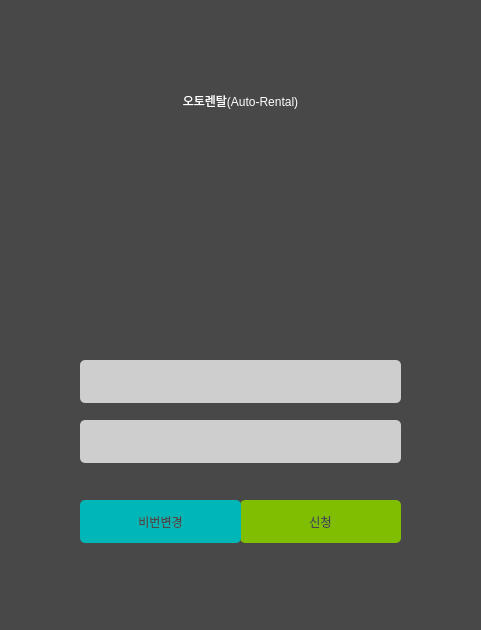
<?xml version="1.0" encoding="UTF-8"?>
<ui version="4.0">
 <class>MainWindow</class>
 <widget class="QMainWindow" name="MainWindow">
  <property name="geometry">
   <rect>
    <x>0</x>
    <y>0</y>
    <width>481</width>
    <height>630</height>
   </rect>
  </property>
  <property name="windowTitle">
   <string>MainWindow</string>
  </property>
  <property name="windowIcon">
   <iconset>
    <normaloff>icon.png</normaloff>icon.png</iconset>
  </property>
  <property name="styleSheet">
   <string notr="true">background-color: rgb(72, 72, 72);
color: rgb(255, 255, 255);</string>
  </property>
  <widget class="QWidget" name="centralWidget">
   <widget class="QLabel" name="Title">
    <property name="geometry">
     <rect>
      <x>80</x>
      <y>80</y>
      <width>321</width>
      <height>41</height>
     </rect>
    </property>
    <property name="styleSheet">
     <string notr="true">font: 22pt &quot;야놀자 야체 B&quot;;
color: rgb(255, 255, 255);</string>
    </property>
    <property name="text">
     <string>오토렌탈(Auto-Rental)</string>
    </property>
    <property name="alignment">
     <set>Qt::AlignCenter</set>
    </property>
   </widget>
   <widget class="QLabel" name="Lpic">
    <property name="geometry">
     <rect>
      <x>180</x>
      <y>190</y>
      <width>100</width>
      <height>100</height>
     </rect>
    </property>
    <property name="text">
     <string/>
    </property>
   </widget>
   <widget class="QLineEdit" name="inID">
    <property name="geometry">
     <rect>
      <x>80</x>
      <y>360</y>
      <width>321</width>
      <height>43</height>
     </rect>
    </property>
    <property name="styleSheet">
     <string notr="true">background-color: rgb(206, 206, 206);
font: 13pt &quot;08서울남산체 B&quot;;
border-radius:5px;
color: rgb(0, 0, 0);</string>
    </property>
    <property name="text">
     <string/>
    </property>
   </widget>
   <widget class="QLineEdit" name="inPW">
    <property name="geometry">
     <rect>
      <x>80</x>
      <y>420</y>
      <width>321</width>
      <height>43</height>
     </rect>
    </property>
    <property name="styleSheet">
     <string notr="true">background-color: rgb(206, 206, 206);
font: 13pt &quot;08서울남산체 B&quot;;
border-radius:5px;
color: rgb(0, 0, 0);</string>
    </property>
    <property name="echoMode">
     <enum>QLineEdit::Password</enum>
    </property>
    <property name="alignment">
     <set>Qt::AlignLeading|Qt::AlignLeft|Qt::AlignVCenter</set>
    </property>
   </widget>
   <widget class="QPushButton" name="PBapply">
    <property name="geometry">
     <rect>
      <x>240</x>
      <y>500</y>
      <width>161</width>
      <height>43</height>
     </rect>
    </property>
    <property name="styleSheet">
     <string notr="true">background-color: rgb(127, 190, 0);
font: 13pt &quot;08서울남산체 B&quot;;
color: rgb(72, 72, 72);
border-radius:5px;</string>
    </property>
    <property name="text">
     <string>신청</string>
    </property>
   </widget>
   <widget class="QPushButton" name="PBapply_2">
    <property name="geometry">
     <rect>
      <x>80</x>
      <y>500</y>
      <width>161</width>
      <height>43</height>
     </rect>
    </property>
    <property name="styleSheet">
     <string notr="true">background-color: rgb(0, 182, 182);
font: 13pt &quot;08서울남산체 B&quot;;
color: rgb(72, 72, 72);
border-radius:5px;</string>
    </property>
    <property name="text">
     <string>비번변경</string>
    </property>
   </widget>
  </widget>
 </widget>
 <layoutdefault spacing="6" margin="11"/>
 <resources/>
 <connections/>
</ui>
